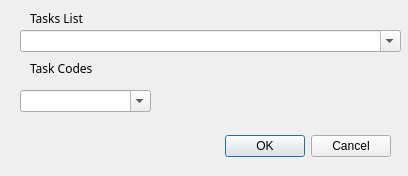
<?xml version="1.0" encoding="UTF-8"?>
<ui version="4.0">
 <class>Dialog</class>
 <widget class="QDialog" name="Dialog">
  <property name="geometry">
   <rect>
    <x>0</x>
    <y>0</y>
    <width>408</width>
    <height>176</height>
   </rect>
  </property>
  <property name="windowTitle">
   <string>Dialog</string>
  </property>
  <widget class="QDialogButtonBox" name="ok_cancel_buttonBox">
   <property name="geometry">
    <rect>
     <x>50</x>
     <y>130</y>
     <width>341</width>
     <height>32</height>
    </rect>
   </property>
   <property name="orientation">
    <enum>Qt::Horizontal</enum>
   </property>
   <property name="standardButtons">
    <set>QDialogButtonBox::Cancel|QDialogButtonBox::Ok</set>
   </property>
  </widget>
  <widget class="QComboBox" name="tasks_list_comboBox">
   <property name="geometry">
    <rect>
     <x>20</x>
     <y>30</y>
     <width>381</width>
     <height>22</height>
    </rect>
   </property>
   <property name="font">
    <font>
     <family>Nasalization</family>
    </font>
   </property>
   <property name="editable">
    <bool>true</bool>
   </property>
   <property name="duplicatesEnabled">
    <bool>true</bool>
   </property>
  </widget>
  <widget class="QLabel" name="tasks_list_label">
   <property name="geometry">
    <rect>
     <x>30</x>
     <y>10</y>
     <width>81</width>
     <height>16</height>
    </rect>
   </property>
   <property name="font">
    <font>
     <family>Nasalization</family>
    </font>
   </property>
   <property name="acceptDrops">
    <bool>false</bool>
   </property>
   <property name="text">
    <string>Tasks List</string>
   </property>
   <property name="wordWrap">
    <bool>true</bool>
   </property>
  </widget>
  <widget class="QLabel" name="task_codes_label">
   <property name="geometry">
    <rect>
     <x>30</x>
     <y>60</y>
     <width>81</width>
     <height>16</height>
    </rect>
   </property>
   <property name="font">
    <font>
     <family>Nasalization</family>
    </font>
   </property>
   <property name="text">
    <string>Task Codes</string>
   </property>
  </widget>
  <widget class="QComboBox" name="task_codes_comboBox">
   <property name="geometry">
    <rect>
     <x>20</x>
     <y>90</y>
     <width>131</width>
     <height>22</height>
    </rect>
   </property>
   <property name="font">
    <font>
     <family>Nasalization</family>
    </font>
   </property>
   <property name="editable">
    <bool>true</bool>
   </property>
   <property name="duplicatesEnabled">
    <bool>true</bool>
   </property>
  </widget>
 </widget>
 <resources/>
 <connections>
  <connection>
   <sender>ok_cancel_buttonBox</sender>
   <signal>accepted()</signal>
   <receiver>Dialog</receiver>
   <slot>accept()</slot>
   <hints>
    <hint type="sourcelabel">
     <x>248</x>
     <y>254</y>
    </hint>
    <hint type="destinationlabel">
     <x>157</x>
     <y>274</y>
    </hint>
   </hints>
  </connection>
  <connection>
   <sender>ok_cancel_buttonBox</sender>
   <signal>rejected()</signal>
   <receiver>Dialog</receiver>
   <slot>reject()</slot>
   <hints>
    <hint type="sourcelabel">
     <x>316</x>
     <y>260</y>
    </hint>
    <hint type="destinationlabel">
     <x>286</x>
     <y>274</y>
    </hint>
   </hints>
  </connection>
 </connections>
</ui>
